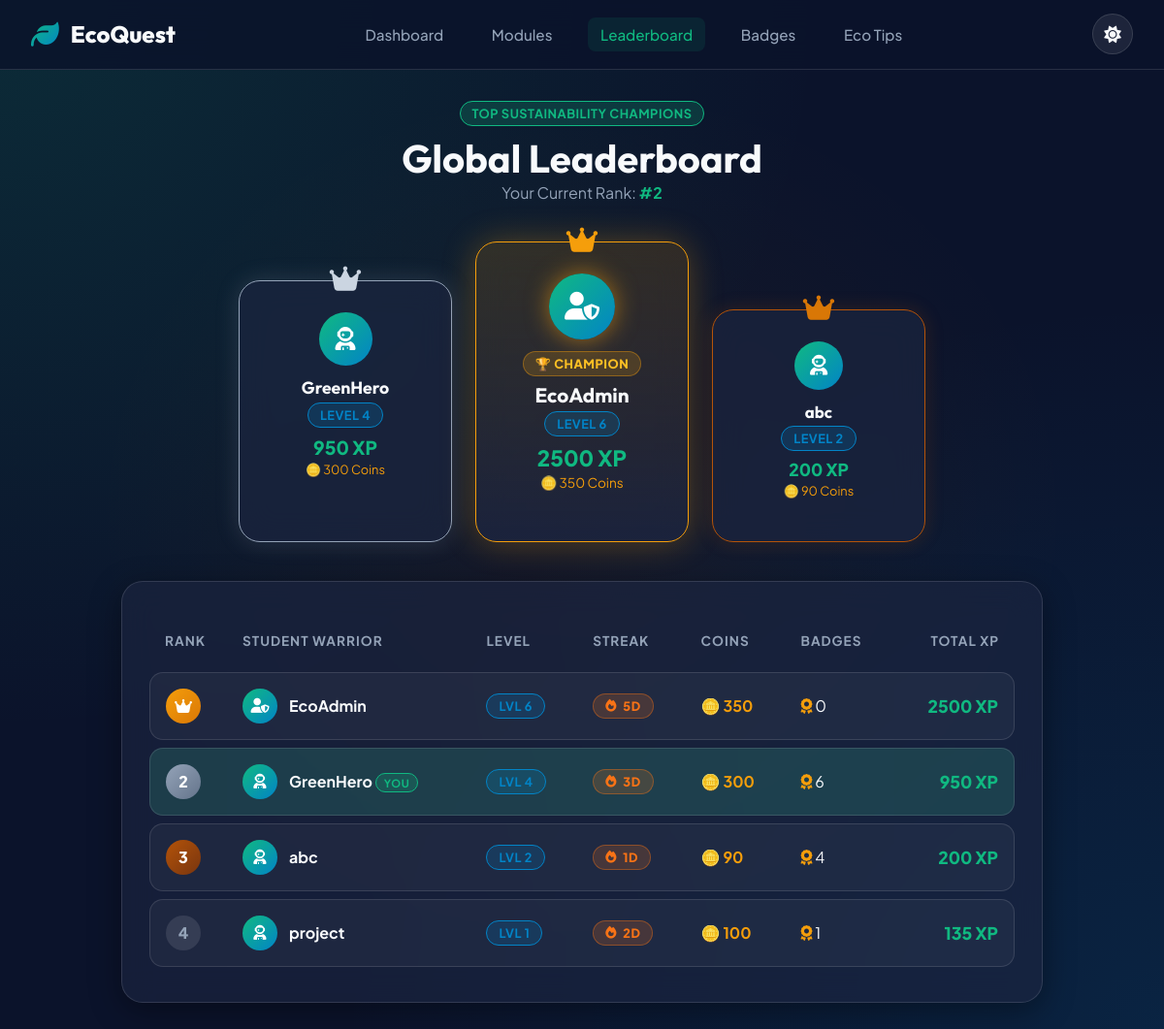
Page /leaderboard (signed in) on the committed database.
### tables this page shows
CREATE TABLE users (
    id INTEGER PRIMARY KEY AUTOINCREMENT,
    username TEXT UNIQUE NOT NULL,
    email TEXT UNIQUE NOT NULL,
    password_hash TEXT NOT NULL,
    role TEXT DEFAULT 'student', -- 'student' or 'admin'
    xp INTEGER DEFAULT 0,
    coins INTEGER DEFAULT 50,
    level INTEGER DEFAULT 1,
    streak_count INTEGER DEFAULT 1,
    last_login_date TEXT DEFAULT CURRENT_DATE,
    daily_reward_claimed INTEGER DEFAULT 0,
    avatar TEXT DEFAULT 'fa-user-astronaut',
    created_at TIMESTAMP DEFAULT CURRENT_TIMESTAMP
);

### app.py (the view)
@app.route('/leaderboard')
@login_required
def leaderboard():
    db = get_db()
    top_users = db.execute("""
        SELECT u.id, u.username, u.xp, u.coins, u.level, u.avatar, u.streak_count,
               COUNT(DISTINCT ub.badge_id) as badge_count,
               COUNT(DISTINCT qr.id) as quizzes_completed
        FROM users u
        LEFT JOIN user_badges ub ON u.id = ub.user_id
        LEFT JOIN quiz_results qr ON u.id = qr.user_id AND qr.passed = 1
        GROUP BY u.id
        ORDER BY u.xp DESC, badge_count DESC
        LIMIT 50
    """).fetchall()
    current_user_rank = 1
    for index, u in enumerate(top_users):
        if u['id'] == session['user_id']:
            current_user_rank = index + 1
            break
    top_three = top_users[:3] if len(top_users) >= 3 else top_users
    other_ranks = top_users[3:] if len(top_users) > 3 else []
    return render_template(
        'leaderboard.html',
        top_users=top_users,
        top_three=top_three,
        other_ranks=other_ranks,
        current_user_rank=current_user_rank
    )

### app.py (called while the page is built)
def get_db():
    if 'db' not in g:
        g.db = sqlite3.connect(DATABASE_PATH)
        g.db.row_factory = sqlite3.Row
    return g.db

def login_required(f):
    @wraps(f)
    def decorated_function(*args, **kwargs):
        if 'user_id' not in session:
            flash('Please log in to access this feature.', 'warning')
            return redirect(url_for('login'))
        return f(*args, **kwargs)
    return decorated_function

@app.context_processor
def inject_user():
    if 'user_id' in session:
        db = get_db()
        user = db.execute("SELECT * FROM users WHERE id = ?", (session['user_id'],)).fetchone()
        return dict(current_user=user)
    return dict(current_user=None)

### templates/leaderboard.html (shortened to what this page needs)
<!DOCTYPE html>
<html lang="en" data-theme="dark">
<head>
    <link rel="stylesheet" href="https://cdnjs.cloudflare.com/ajax/libs/font-awesome/6.5.1/css/all.min.css">
    <link rel="stylesheet" href="{{ url_for('static', filename='css/style.css') }}">
    <link rel="stylesheet" href="{{ url_for('static', filename='css/dashboard.css') }}">
    <link rel="stylesheet" href="{{ url_for('static', filename='css/responsive.css') }}">
</head>
<body>
    <nav class="navbar">
        <div class="nav-container">
            <a href="{{ url_for('index') }}" class="logo"><i class="fa-solid fa-leaf"></i> EcoQuest</a>
            <ul class="nav-links" id="navLinks">
                <li><a href="{{ url_for('dashboard') }}" class="nav-link">Dashboard</a></li>
                <li><a href="{{ url_for('modules') }}" class="nav-link">Modules</a></li>
                <li><a href="{{ url_for('leaderboard') }}" class="nav-link active">Leaderboard</a></li>
                <li><a href="{{ url_for('badges') }}" class="nav-link">Badges</a></li>
                <li><a href="{{ url_for('eco_tips') }}" class="nav-link">Eco Tips</a></li>
            </ul>
            <div class="nav-actions">
                <button class="theme-toggle-btn" id="themeToggleBtn"><i class="fa-solid fa-sun" id="themeIcon"></i></button>
            </div>
        </div>
    </nav>
    <main class="main-wrapper">
        <div style="margin-bottom: 2rem; text-align: center;">
            <span class="badge-pill badge-emerald">Top Sustainability Champions</span>
            <h1 style="font-size: 2.5rem; margin-top: 0.5rem;">Global Leaderboard</h1>
            <p style="color: var(--text-secondary);">Your Current Rank: <strong style="color: var(--emerald-primary);">#{{ current_user_rank }}</strong></p>
        </div>
        {% if top_three %}
            <div class="podium-container">
                {% if top_three | length >= 2 %}
                    {% set r2 = top_three[1] %}
                    <div class="podium-card rank-2-podium">
                        <div class="podium-crown"><i class="fa-solid fa-crown"></i></div>
                        <div class="avatar-circle" style="width: 55px; height: 55px; font-size: 1.5rem; margin: 0.5rem auto 0.75rem;">
                            <i class="fa-solid {{ r2.avatar }}"></i>
                        </div>
                        <h3 style="font-size: 1.1rem; margin-bottom: 0.25rem;">{{ r2.username }}</h3>
                        <span class="badge-pill badge-ocean" style="margin-bottom: 0.5rem;">Level {{ r2.level }}</span>
                        <div style="font-weight: 800; font-size: 1.2rem; color: var(--emerald-primary);">{{ r2.xp }} XP</div>
                        <div style="font-size: 0.8rem; color: var(--gold-coin); margin-top: 0.2rem;">🪙 {{ r2.coins or 50 }} Coins</div>
                    </div>
                {% endif %}
                {% if top_three | length >= 1 %}
                    {% set r1 = top_three[0] %}
                    <div class="podium-card rank-1-podium">
                        <div class="podium-crown"><i class="fa-solid fa-crown"></i></div>
                        <div class="avatar-circle" style="width: 68px; height: 68px; font-size: 1.8rem; margin: 0.5rem auto 0.75rem; box-shadow: 0 0 25px rgba(245, 158, 11, 0.6);">
                            <i class="fa-solid {{ r1.avatar }}"></i>
                        </div>
                        <span class="badge-pill badge-coin" style="margin-bottom: 0.4rem;">🏆 CHAMPION</span>
                        <h3 style="font-size: 1.3rem; margin-bottom: 0.25rem;">{{ r1.username }}</h3>
                        <span class="badge-pill badge-ocean" style="margin-bottom: 0.5rem;">Level {{ r1.level }}</span>
                        <div style="font-weight: 800; font-size: 1.4rem; color: var(--emerald-primary);">{{ r1.xp }} XP</div>
                        <div style="font-size: 0.85rem; color: var(--gold-coin); margin-top: 0.2rem;">🪙 {{ r1.coins or 50 }} Coins</div>
                    </div>
                {% endif %}
                {% if top_three | length >= 3 %}
                    {% set r3 = top_three[2] %}
                    <div class="podium-card rank-3-podium">
                        <div class="podium-crown"><i class="fa-solid fa-crown"></i></div>
                        <div class="avatar-circle" style="width: 50px; height: 50px; font-size: 1.3rem; margin: 0.5rem auto 0.75rem;">
                            <i class="fa-solid {{ r3.avatar }}"></i>
                        </div>
                        <h3 style="font-size: 1.05rem; margin-bottom: 0.25rem;">{{ r3.username }}</h3>
                        <span class="badge-pill badge-ocean" style="margin-bottom: 0.5rem;">Level {{ r3.level }}</span>
                        <div style="font-weight: 800; font-size: 1.1rem; color: var(--emerald-primary);">{{ r3.xp }} XP</div>
                        <div style="font-size: 0.8rem; color: var(--gold-coin); margin-top: 0.2rem;">🪙 {{ r3.coins or 50 }} Coins</div>
                    </div>
                {% endif %}
            </div>
        {% endif %}
        <div class="glass-card" style="max-width: 950px; margin: 0 auto;">
            <div style="overflow-x: auto;">
                <table class="leaderboard-table">
                    <thead>
                        <tr>
                            <th style="width: 80px;">Rank</th>
                            <th>Student Warrior</th>
                            <th>Level</th>
                            <th>Streak</th>
                            <th>Coins</th>
                            <th>Badges</th>
                            <th style="text-align: right;">Total XP</th>
                        </tr>
                    </thead>
                    <tbody>
                        {% for u in top_users %}
                            <tr {% if session.user_id == u.id %}style="background: rgba(16, 185, 129, 0.15); border-color: var(--emerald-primary);"{% endif %}>
                                <td>
                                    {% if loop.index == 1 %}
                                        <span class="rank-badge rank-1"><i class="fa-solid fa-crown"></i></span>
                                    {% elif loop.index == 2 %}
                                        <span class="rank-badge rank-2">2</span>
                                    {% elif loop.index == 3 %}
                                        <span class="rank-badge rank-3">3</span>
                                    {% else %}
                                        <span class="rank-badge rank-other">{{ loop.index }}</span>
                                    {% endif %}
                                </td>
                                <td>
                                    <div style="display: flex; align-items: center; gap: 0.75rem;">
                                        <div class="avatar-circle" style="width: 36px; height: 36px;">
                                            <i class="fa-solid {{ u.avatar }}"></i>
                                        </div>
                                        <div>
                                            <div style="font-weight: 700; color: var(--text-primary);">
                                                {{ u.username }}
                                                {% if session.user_id == u.id %}
                                                    <span class="badge-pill badge-emerald" style="font-size: 0.7rem; padding: 0.1rem 0.5rem;">YOU</span>
                                                {% endif %}
                                            </div>
                                        </div>
                                    </div>
                                </td>
                                <td><span class="badge-pill badge-ocean">Lvl {{ u.level }}</span></td>
                                <td><span class="badge-pill badge-streak"><i class="fa-solid fa-fire"></i> {{ u.streak_count or 1 }}d</span></td>
                                <td><span style="color: var(--gold-coin); font-weight: 700;">🪙 {{ u.coins or 50 }}</span></td>
                                <td><i class="fa-solid fa-award" style="color: var(--warning);"></i> {{ u.badge_count }}</td>
                                <td style="text-align: right; font-weight: 800; font-size: 1.1rem; color: var(--emerald-primary);">
                                    {{ u.xp }} XP
                                </td>
                            </tr>
                        {% endfor %}
                    </tbody>
                </table>
            </div>
        </div>
    </main>
</body>
</html>

### static/css/style.css (style rules this page uses)
:root { --bg-primary: #0b132b; --bg-secondary: #1c2541; --bg-card: rgba(28, 37, 65, 0.65); --bg-card-hover: rgba(30, 41, 75, 0.85); --glass-border: rgba(255, 255, 255, 0.12); --glass-shadow: 0 8px 32px 0 rgba(0, 0, 0, 0.37); --text-primary: #f8fafc; --text-secondary: #94a3b8; --text-muted: #64748b; --emerald-primary: #10b981; --emerald-hover: #059669; --ocean-primary: #0284c7; --ocean-hover: #0369a1; --gold-coin: #f59e0b; --flame-orange: #f97316; --accent-gradient: linear-gradient(135deg, #10b981 0%, #0284c7 100%); --gold-gradient: linear-gradient(135deg, #fbbf24 0%, #f59e0b 100%); --flame-gradient: linear-gradient(135deg, #f97316 0%, #ef4444 100%); --accent-glow: rgba(16, 185, 129, 0.25); --success: #10b981; --warning: #f59e0b; --danger: #ef4444; --info: #3b82f6; --radius-sm: 8px; --radius-md: 14px; --radius-lg: 22px; --radius-full: 9999px; --font-heading: 'Outfit', sans-serif; --font-body: 'Plus Jakarta Sans', sans-serif; --transition: all 0.3s cubic-bezier(0.4, 0, 0.2, 1); }
* { margin: 0; padding: 0; box-sizing: border-box; }
body { font-family: var(--font-body); background: var(--bg-primary); background-image: radial-gradient(at 0% 0%, rgba(16, 185, 129, 0.15) 0px, transparent 50%), radial-gradient(at 100% 100%, rgba(2, 132, 199, 0.15) 0px, transparent 50%), radial-gradient(at 50% 50%, rgba(245, 158, 11, 0.05) 0px, transparent 60%); color: var(--text-primary); min-height: 100vh; display: flex; flex-direction: column; overflow-x: hidden; transition: background-color 0.4s ease; }
h1, h2, h3, h4, h5, h6 { font-family: var(--font-heading); font-weight: 700; color: var(--text-primary); line-height: 1.25; }
a { color: var(--emerald-primary); text-decoration: none; transition: var(--transition); }
.glass-card { background: var(--bg-card); backdrop-filter: blur(16px); -webkit-backdrop-filter: blur(16px); border: 1px solid var(--glass-border); box-shadow: var(--glass-shadow); border-radius: var(--radius-lg); padding: 1.75rem; transition: var(--transition); }
.navbar { position: sticky; top: 0; z-index: 1000; background: rgba(11, 19, 43, 0.85); backdrop-filter: blur(20px); -webkit-backdrop-filter: blur(20px); border-bottom: 1px solid var(--glass-border); padding: 0.9rem 2rem; }
.nav-container { max-width: 1280px; margin: 0 auto; display: flex; align-items: center; justify-content: space-between; }
.logo { display: flex; align-items: center; gap: 0.75rem; font-family: var(--font-heading); font-size: 1.5rem; font-weight: 800; color: var(--text-primary); }
.logo i { font-size: 1.8rem; background: var(--accent-gradient); -webkit-background-clip: text; -webkit-text-fill-color: transparent; }
.nav-links { display: flex; align-items: center; gap: 1.5rem; list-style: none; }
.nav-link { color: var(--text-secondary); font-weight: 500; font-size: 0.95rem; padding: 0.5rem 0.8rem; border-radius: var(--radius-sm); transition: var(--transition); }
.nav-link:hover, .nav-link.active { color: var(--emerald-primary); background: rgba(16, 185, 129, 0.1); }
.nav-actions { display: flex; align-items: center; gap: 0.85rem; }
.theme-toggle-btn { background: rgba(255, 255, 255, 0.08); border: 1px solid var(--glass-border); color: var(--text-primary); width: 42px; height: 42px; border-radius: 50%; cursor: pointer; display: flex; align-items: center; justify-content: center; font-size: 1.1rem; transition: var(--transition); }
.avatar-circle { width: 34px; height: 34px; border-radius: 50%; background: var(--accent-gradient); display: flex; align-items: center; justify-content: center; color: #ffffff; font-size: 0.95rem; }
.badge-pill { padding: 0.25rem 0.75rem; border-radius: var(--radius-full); font-size: 0.8rem; font-weight: 700; text-transform: uppercase; letter-spacing: 0.5px; display: inline-flex; align-items: center; gap: 0.4rem; }
.badge-emerald { background: rgba(16, 185, 129, 0.2); color: var(--emerald-primary); border: 1px solid var(--emerald-primary); }
.badge-ocean { background: rgba(2, 132, 199, 0.2); color: var(--ocean-primary); border: 1px solid var(--ocean-primary); }
.badge-coin { background: rgba(245, 158, 11, 0.18); color: #fbbf24; border: 1px solid rgba(245, 158, 11, 0.4); font-weight: 800; }
.badge-streak { background: rgba(249, 115, 22, 0.18); color: #f97316; border: 1px solid rgba(249, 115, 22, 0.4); font-weight: 800; animation: streakGlow 2s infinite ease-in-out; }
.main-wrapper { flex: 1; max-width: 1280px; width: 100%; margin: 0 auto; padding: 2rem 1.5rem; }

### rows in the picture
users: username "GreenHero", level "4", xp "950", coins "300", shows "2", shows "YOU", streak_count "3", badge_count "6"
users: username "EcoAdmin", level "6", xp "2500", coins "350", streak_count "5", badge_count "0"
users: username "abc", level "2", xp "200", coins "90", shows "3", streak_count "1", badge_count "4"
users: username "project", level "1", streak_count "2", coins "100", badge_count "1", xp "135"

### other values in the picture
{{ current_user_rank }} "2"
